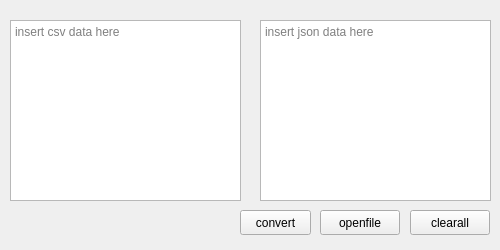
<?xml version="1.0" encoding="UTF-8"?>
<ui version="4.0">
 <class>Form</class>
 <widget class="QWidget" name="Form">
  <property name="geometry">
   <rect>
    <x>0</x>
    <y>0</y>
    <width>500</width>
    <height>250</height>
   </rect>
  </property>
  <property name="minimumSize">
   <size>
    <width>500</width>
    <height>250</height>
   </size>
  </property>
  <property name="maximumSize">
   <size>
    <width>500</width>
    <height>250</height>
   </size>
  </property>
  <property name="windowTitle">
   <string>Form</string>
  </property>
  <widget class="QPlainTextEdit" name="csvdata">
   <property name="geometry">
    <rect>
     <x>10</x>
     <y>20</y>
     <width>231</width>
     <height>181</height>
    </rect>
   </property>
   <property name="placeholderText">
    <string>insert csv data here</string>
   </property>
  </widget>
  <widget class="QPlainTextEdit" name="jsondata">
   <property name="geometry">
    <rect>
     <x>260</x>
     <y>20</y>
     <width>231</width>
     <height>181</height>
    </rect>
   </property>
   <property name="placeholderText">
    <string>insert json data here</string>
   </property>
  </widget>
  <widget class="QPushButton" name="convert">
   <property name="geometry">
    <rect>
     <x>240</x>
     <y>210</y>
     <width>71</width>
     <height>25</height>
    </rect>
   </property>
   <property name="text">
    <string>convert</string>
   </property>
  </widget>
  <widget class="QPushButton" name="open">
   <property name="geometry">
    <rect>
     <x>320</x>
     <y>210</y>
     <width>80</width>
     <height>25</height>
    </rect>
   </property>
   <property name="text">
    <string>openfile</string>
   </property>
  </widget>
  <widget class="QPushButton" name="clearall">
   <property name="geometry">
    <rect>
     <x>410</x>
     <y>210</y>
     <width>80</width>
     <height>25</height>
    </rect>
   </property>
   <property name="text">
    <string>clearall</string>
   </property>
  </widget>
 </widget>
 <resources/>
 <connections/>
</ui>
